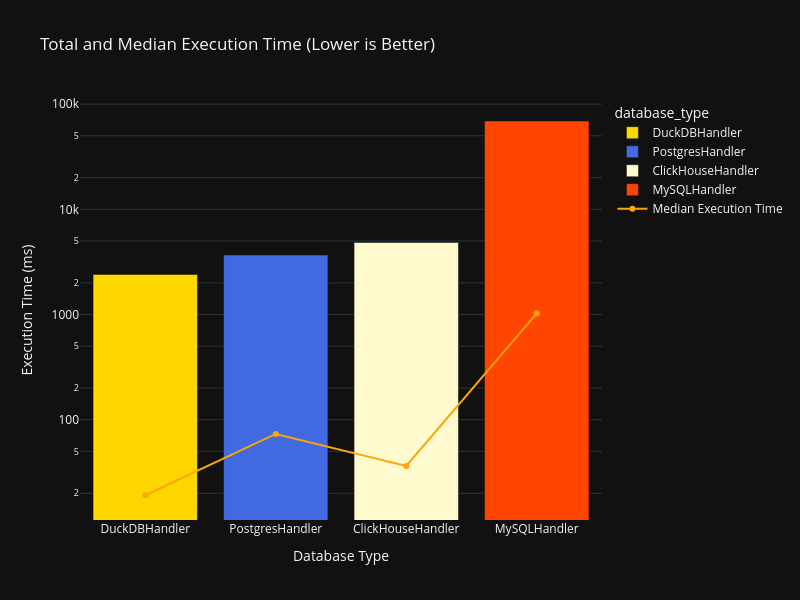

Notebook code cell kept with this figure:
### Markdown cell above
### Total & Median execution time by Database

### Code cell
# define the template for all charts
template='plotly_dark'

execution_time_df = execution_time.df()

total_execution_plot = px.bar(
    execution_time_df, 
    x='database_type', 
    y='total_execution_time',
    title='Total Execution Time in ms (lower is better)',
    template=template,
    height=600,
    width=800,
    color='database_type',
    color_discrete_map=color_map
    
)


# Add a line trace to the existing figure
total_execution_plot.add_trace(go.Scatter(
    x=execution_time_df['database_type'],  
    y=execution_time_df['median_execution_time_ms'],
    mode='lines+markers',
    name='Median Execution Time',
    marker={'color': 'orange'},
    

))

# update layout
total_execution_plot.update_layout(
    title='Total and Median Execution Time (Lower is Better)',
    xaxis_title='Database Type',
    yaxis_title='Execution Time (ms)',
    yaxis_type='log'

)
total_execution_plot.show()

### Figure 1 — Plotly figure (JSON) as saved in the notebook; plotly's stock layout.template omitted (floating-point values rounded to 4 significant figures)
{"data": [{"hovertemplate": "database_type=%{x}<br>total_execution_time=%{y}<extra></extra>", "legendgroup": "DuckDBHandler", "marker": {"color": "gold", "pattern": {"shape": ""}}, "name": "DuckDBHandler", "orientation": "v", "showlegend": true, "textposition": "auto", "type": "bar", "x": ["DuckDBHandler"], "xaxis": "x", "y": [2405.0], "yaxis": "y"}, {"hovertemplate": "database_type=%{x}<br>total_execution_time=%{y}<extra></extra>", "legendgroup": "PostgresHandler", "marker": {"color": "royalblue", "pattern": {"shape": ""}}, "name": "PostgresHandler", "orientation": "v", "showlegend": true, "textposition": "auto", "type": "bar", "x": ["PostgresHandler"], "xaxis": "x", "y": [3681.0], "yaxis": "y"}, {"hovertemplate": "database_type=%{x}<br>total_execution_time=%{y}<extra></extra>", "legendgroup": "ClickHouseHandler", "marker": {"color": "lemonchiffon", "pattern": {"shape": ""}}, "name": "ClickHouseHandler", "orientation": "v", "showlegend": true, "textposition": "auto", "type": "bar", "x": ["ClickHouseHandler"], "xaxis": "x", "y": [4843.0], "yaxis": "y"}, {"hovertemplate": "database_type=%{x}<br>total_execution_time=%{y}<extra></extra>", "legendgroup": "MySQLHandler", "marker": {"color": "orangered", "pattern": {"shape": ""}}, "name": "MySQLHandler", "orientation": "v", "showlegend": true, "textposition": "auto", "type": "bar", "x": ["MySQLHandler"], "xaxis": "x", "y": [69130.0], "yaxis": "y"}, {"marker": {"color": "orange"}, "mode": "lines+markers", "name": "Median Execution Time", "type": "scatter", "x": ["DuckDBHandler", "PostgresHandler", "ClickHouseHandler", "MySQLHandler"], "y": [19.15, 73.24, 36.33, 1027.0]}], "layout": {"barmode": "relative", "height": 600, "legend": {"title": {"text": "database_type"}, "tracegroupgap": 0}, "title": {"text": "Total and Median Execution Time (Lower is Better)"}, "width": 800, "xaxis": {"anchor": "y", "categoryarray": ["DuckDBHandler", "PostgresHandler", "ClickHouseHandler", "MySQLHandler"], "categoryorder": "array", "domain": [0, 1], "title": {"text": "Database Type"}}, "yaxis": {"anchor": "x", "domain": [0, 1], "title": {"text": "Execution Time (ms)"}, "type": "log"}}}
